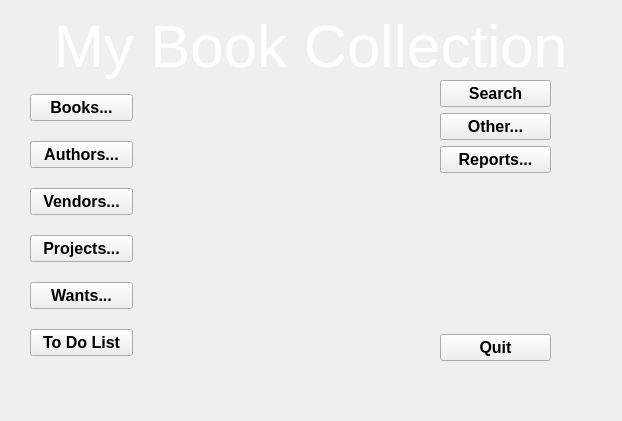
<?xml version="1.0" encoding="UTF-8"?>
<ui version="4.0">
 <class>MainWindow</class>
 <widget class="QMainWindow" name="MainWindow">
  <property name="geometry">
   <rect>
    <x>0</x>
    <y>0</y>
    <width>622</width>
    <height>421</height>
   </rect>
  </property>
  <property name="font">
   <font>
    <pointsize>12</pointsize>
   </font>
  </property>
  <property name="windowTitle">
   <string>MainWindow</string>
  </property>
  <property name="styleSheet">
   <string notr="true">#MainWindow {
background: url(./resources/the-long-room.png);
background-repeat: no-repeat;
background-position: left top;
}
#Title_Label {
color: white;
}
QButton {
background-color: grey;
}</string>
  </property>
  <widget class="QWidget" name="centralwidget">
   <widget class="QWidget" name="layoutWidget">
    <property name="geometry">
     <rect>
      <x>30</x>
      <y>80</y>
      <width>103</width>
      <height>291</height>
     </rect>
    </property>
    <layout class="QVBoxLayout" name="left_VerticalLayout">
     <item>
      <widget class="QPushButton" name="Books_Button">
       <property name="palette">
        <palette>
         <active/>
         <inactive/>
         <disabled/>
        </palette>
       </property>
       <property name="font">
        <font>
         <pointsize>12</pointsize>
         <weight>75</weight>
         <bold>true</bold>
        </font>
       </property>
       <property name="toolTip">
        <string extracomment="Open Book selection dialog"/>
       </property>
       <property name="autoFillBackground">
        <bool>false</bool>
       </property>
       <property name="text">
        <string>Books...</string>
       </property>
      </widget>
     </item>
     <item>
      <widget class="QPushButton" name="Author_Button">
       <property name="font">
        <font>
         <pointsize>12</pointsize>
         <weight>75</weight>
         <bold>true</bold>
        </font>
       </property>
       <property name="toolTip">
        <string extracomment="Open Author selectioni dialog"/>
       </property>
       <property name="text">
        <string>Authors...</string>
       </property>
      </widget>
     </item>
     <item>
      <widget class="QPushButton" name="Vendors_Button">
       <property name="font">
        <font>
         <pointsize>12</pointsize>
         <weight>75</weight>
         <bold>true</bold>
        </font>
       </property>
       <property name="toolTip">
        <string extracomment="Open Vendor/Pupblisher selection  dialog"/>
       </property>
       <property name="text">
        <string>Vendors...</string>
       </property>
      </widget>
     </item>
     <item>
      <widget class="QPushButton" name="Projects_Button">
       <property name="font">
        <font>
         <pointsize>12</pointsize>
         <weight>75</weight>
         <bold>true</bold>
        </font>
       </property>
       <property name="toolTip">
        <string extracomment="Open Projects selection dialog"/>
       </property>
       <property name="text">
        <string>Projects...</string>
       </property>
      </widget>
     </item>
     <item>
      <widget class="QPushButton" name="Want_Button">
       <property name="font">
        <font>
         <pointsize>12</pointsize>
         <weight>75</weight>
         <bold>true</bold>
        </font>
       </property>
       <property name="toolTip">
        <string extracomment="Open Wants list selection dialog"/>
       </property>
       <property name="text">
        <string>Wants...</string>
       </property>
      </widget>
     </item>
     <item>
      <widget class="QPushButton" name="ToDo_Button">
       <property name="font">
        <font>
         <pointsize>12</pointsize>
         <weight>75</weight>
         <bold>true</bold>
        </font>
       </property>
       <property name="toolTip">
        <string extracomment="Open the Task List selection dialog"/>
       </property>
       <property name="text">
        <string>To Do List</string>
       </property>
      </widget>
     </item>
    </layout>
   </widget>
   <widget class="QLabel" name="Title_Label">
    <property name="geometry">
     <rect>
      <x>0</x>
      <y>0</y>
      <width>621</width>
      <height>91</height>
     </rect>
    </property>
    <property name="palette">
     <palette>
      <active>
       <colorrole role="WindowText">
        <brush brushstyle="SolidPattern">
         <color alpha="255">
          <red>255</red>
          <green>255</green>
          <blue>255</blue>
         </color>
        </brush>
       </colorrole>
       <colorrole role="Text">
        <brush brushstyle="SolidPattern">
         <color alpha="255">
          <red>255</red>
          <green>255</green>
          <blue>255</blue>
         </color>
        </brush>
       </colorrole>
       <colorrole role="ButtonText">
        <brush brushstyle="SolidPattern">
         <color alpha="255">
          <red>255</red>
          <green>255</green>
          <blue>255</blue>
         </color>
        </brush>
       </colorrole>
      </active>
      <inactive>
       <colorrole role="WindowText">
        <brush brushstyle="SolidPattern">
         <color alpha="255">
          <red>255</red>
          <green>255</green>
          <blue>255</blue>
         </color>
        </brush>
       </colorrole>
       <colorrole role="Text">
        <brush brushstyle="SolidPattern">
         <color alpha="255">
          <red>255</red>
          <green>255</green>
          <blue>255</blue>
         </color>
        </brush>
       </colorrole>
       <colorrole role="ButtonText">
        <brush brushstyle="SolidPattern">
         <color alpha="255">
          <red>255</red>
          <green>255</green>
          <blue>255</blue>
         </color>
        </brush>
       </colorrole>
      </inactive>
      <disabled>
       <colorrole role="WindowText">
        <brush brushstyle="SolidPattern">
         <color alpha="255">
          <red>255</red>
          <green>255</green>
          <blue>255</blue>
         </color>
        </brush>
       </colorrole>
       <colorrole role="Text">
        <brush brushstyle="SolidPattern">
         <color alpha="255">
          <red>255</red>
          <green>255</green>
          <blue>255</blue>
         </color>
        </brush>
       </colorrole>
       <colorrole role="ButtonText">
        <brush brushstyle="SolidPattern">
         <color alpha="255">
          <red>255</red>
          <green>255</green>
          <blue>255</blue>
         </color>
        </brush>
       </colorrole>
      </disabled>
     </palette>
    </property>
    <property name="font">
     <font>
      <pointsize>45</pointsize>
     </font>
    </property>
    <property name="text">
     <string>My Book Collection</string>
    </property>
    <property name="alignment">
     <set>Qt::AlignCenter</set>
    </property>
   </widget>
   <widget class="QWidget" name="verticalLayoutWidget">
    <property name="geometry">
     <rect>
      <x>440</x>
      <y>80</y>
      <width>111</width>
      <height>281</height>
     </rect>
    </property>
    <layout class="QVBoxLayout" name="right_VerticalLayout">
     <item>
      <widget class="QPushButton" name="search_Button">
       <property name="font">
        <font>
         <pointsize>12</pointsize>
         <weight>75</weight>
         <bold>true</bold>
        </font>
       </property>
       <property name="text">
        <string>Search</string>
       </property>
      </widget>
     </item>
     <item>
      <widget class="QPushButton" name="Other_Button">
       <property name="font">
        <font>
         <pointsize>12</pointsize>
         <weight>75</weight>
         <bold>true</bold>
        </font>
       </property>
       <property name="toolTip">
        <string extracomment="Open a dialog to do something else"/>
       </property>
       <property name="text">
        <string>Other...</string>
       </property>
      </widget>
     </item>
     <item>
      <widget class="QPushButton" name="Report_Button">
       <property name="font">
        <font>
         <pointsize>12</pointsize>
         <weight>75</weight>
         <bold>true</bold>
        </font>
       </property>
       <property name="toolTip">
        <string extracomment="Open the Reports selection dialog"/>
       </property>
       <property name="text">
        <string>Reports...</string>
       </property>
      </widget>
     </item>
     <item>
      <spacer name="verticalSpacer">
       <property name="orientation">
        <enum>Qt::Vertical</enum>
       </property>
       <property name="sizeHint" stdset="0">
        <size>
         <width>20</width>
         <height>40</height>
        </size>
       </property>
      </spacer>
     </item>
     <item>
      <widget class="QPushButton" name="quit_Button">
       <property name="sizePolicy">
        <sizepolicy hsizetype="Preferred" vsizetype="Fixed">
         <horstretch>0</horstretch>
         <verstretch>0</verstretch>
        </sizepolicy>
       </property>
       <property name="font">
        <font>
         <pointsize>12</pointsize>
         <weight>75</weight>
         <bold>true</bold>
        </font>
       </property>
       <property name="toolTip">
        <string extracomment="Close and quit the application"/>
       </property>
       <property name="text">
        <string>Quit</string>
       </property>
      </widget>
     </item>
    </layout>
   </widget>
  </widget>
  <widget class="QMenuBar" name="menubar">
   <property name="geometry">
    <rect>
     <x>0</x>
     <y>0</y>
     <width>622</width>
     <height>25</height>
    </rect>
   </property>
  </widget>
 </widget>
 <resources/>
 <connections/>
</ui>
